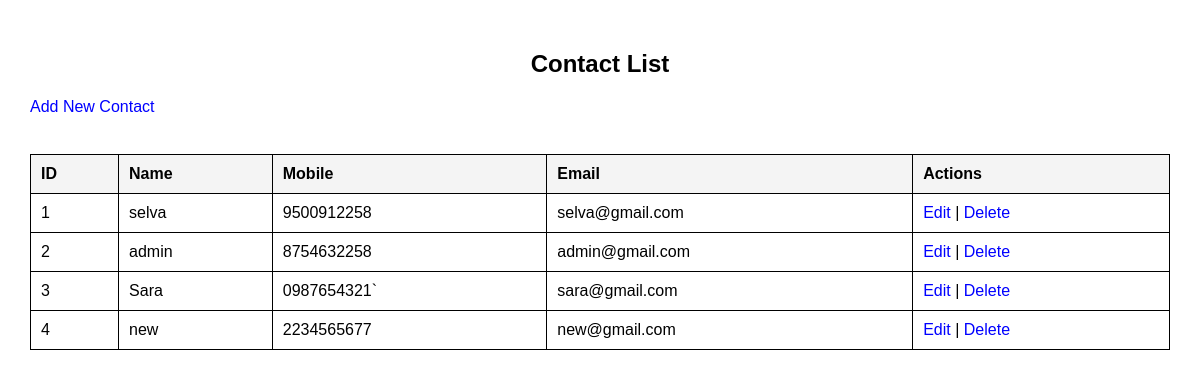
Before: / with the older database file.
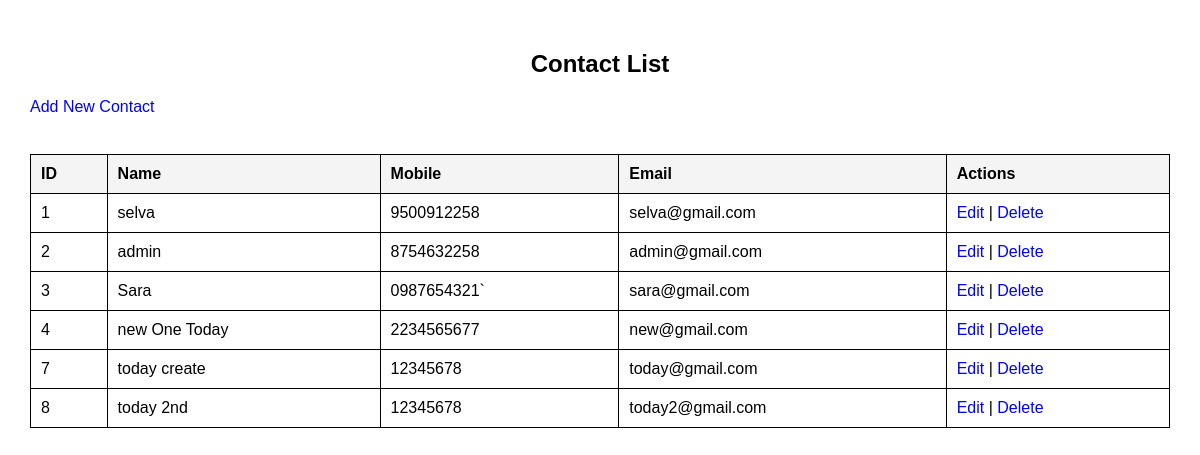
After: the same page with the newer database file.
### app/models.py (models this page shows, shortened)
class Contact(models.Model):
    name = models.CharField(max_length=100)
    mobile = models.CharField(max_length=15)
    gmail = models.EmailField(unique=True)

### app/views.py (the view)
# urls.py: path('', views.index, name='index'),
def index(request):
    contacts = Contact.objects.all()
    return render(request, 'index.html', {'contacts': contacts})

### app/templates/index.html (shortened to what this page needs)
<!DOCTYPE html>
<html lang="en">
<head>
</head>
<body>
    <h2>Contact List</h2>
    <a href="contactForm/">Add New Contact</a> <br><br>
    <div class="table-container">
        <table border="1">
            <tr>
                <th>ID</th>
                <th>Name</th>
                <th>Mobile</th>
                <th>Email</th>
                <th>Actions</th>
            </tr>
            {% for contact in contacts %}
            <tr>
                <td data-label="Name">{{ contact.id }}</td>
                <td data-label="Name">{{ contact.name }}</td>
                <td data-label="Mobile">{{ contact.mobile }}</td>
                <td data-label="Email">{{ contact.gmail }}</td>
                <td data-label="Actions">
                    <a href="update/{{ contact.id }}">Edit</a> |
                    <a href="delete/{{ contact.id }}">Delete</a>
                </td>
            </tr>
            {% endfor %}
        </table>
    </div>
</body>
</html>

### app/templates/index.html (style rules this page uses)
body { font-family: Arial, sans-serif; margin: 20px; padding: 10px; }
h2 { text-align: center; }
a { text-decoration: none; color: blue; }
table { width: 100%; border-collapse: collapse; margin-top: 20px; }
th, td { border: 1px solid black; padding: 10px; text-align: left; word-wrap: break-word; }
th { background-color: #f4f4f4; }
.table-container { width: 100%; overflow-x: auto; }

Changed rows visible on the page:
changed Contact "new@gmail.com": name "new" → "new One Today"
added Contact: id "7", name "today create", mobile "12345678", gmail "today@gmail.com"
added Contact: id "8", name "today 2nd", mobile "12345678", gmail "today2@gmail.com"
